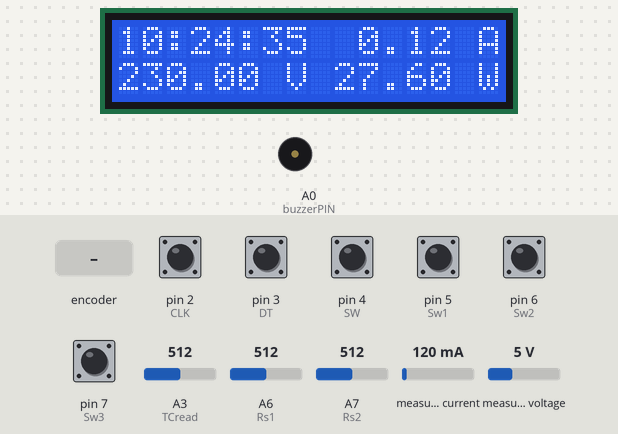
A sketch run on a simulated Arduino Nano, built with avr-gcc and run on an emulated ATmega328P. On the bench: 16×2 character LCD, buzzer (waves = sounding). Inputs (shaded band) come from the test bench; at power-on: pin 2 (CLK), pin 3 (DT), pin 4 (SW) HIGH, pin 5 (Sw1), pin 6 (Sw2), pin 7 (Sw3) LOW, A3 (TCread) = 512, A6 (Rs1) = 512, A7 (Rs2) = 512, measured current 120 mA, measured voltage 5 V. The local clock reads 2024-03-15 10:24:30 at power-on unless the sketch sets it; EEPROM starts erased; what the sketch prints to the serial monitor is not drawn.

Above: at 6.05 s.
6.4 s: pin 4 (SW) pulled LOW for 0.4 s
At 9.1 s:
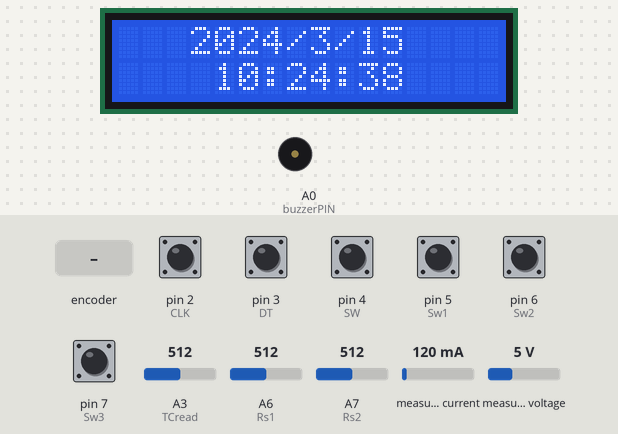
9.8 s: pin 3 (DT) pulled LOW for 0.4 s
At 11.3 s:
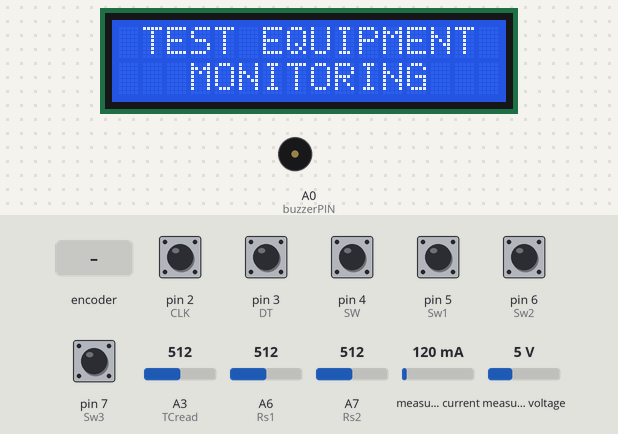
11.7 s: pin 4 (SW) pulled LOW for 1 s
At 13.5 s:
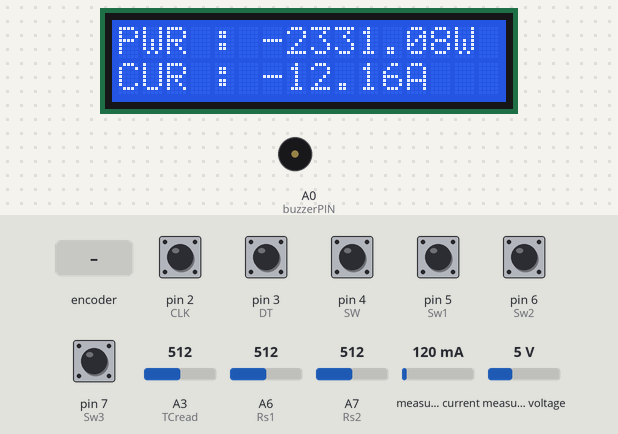
14.2 s: pin 4 (SW) pulled LOW for 0.4 s
At 14.8 s:
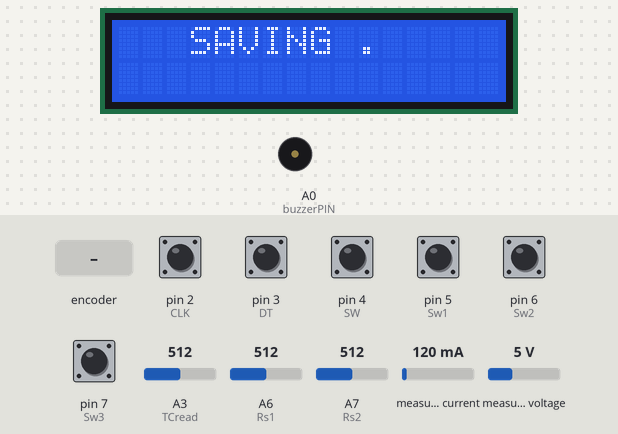
17.5 s: rotary encoder on pin 2 (CLK) / pin 3 (DT) turned 3 steps (first pin leading)
At 18.9 s:
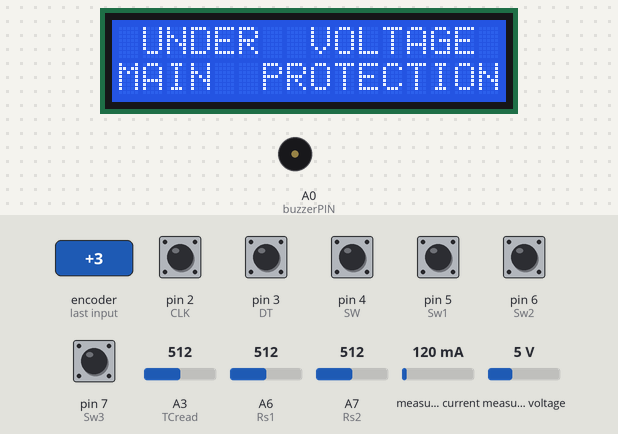
19.7 s: rotary encoder on pin 2 (CLK) / pin 3 (DT) turned 3 steps (first pin leading)
At 20.08 s:
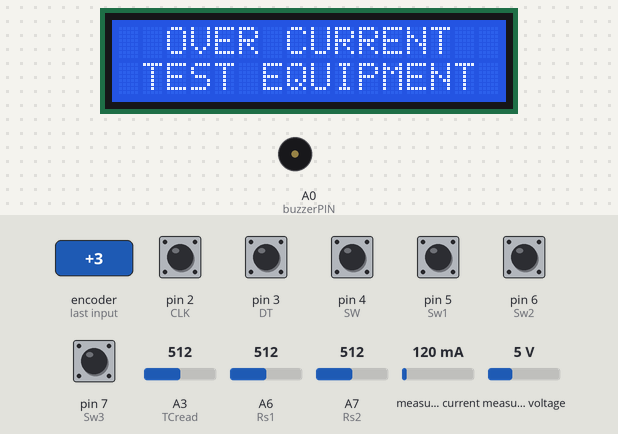
Timing chart, 0 to 22.7 s (numbered marks = the images above; inputs shaded):
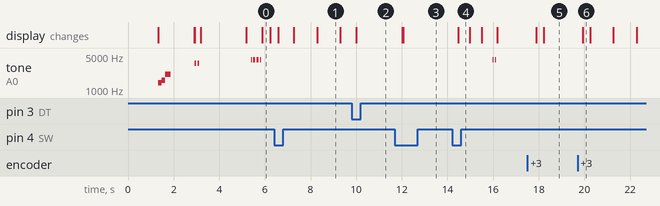

Measured:
- after the input at 6.4 s, the display: first changes after 0.18 s (image 1 shows a later state)
- after the input at 9.8 s, the display: changes after 0.21 s (image 2)
- after the input at 11.7 s, the display: first changes after 0.32 s (image 3 shows a later state)
- after the input at 14.2 s, tone on A0 (buzzerPIN): alternates 4186 Hz for 0.02 s and silent for 0.08 s, 4 changes in all, then stays silent, starting after 1.8 s; the display: changes after 0.27 s (image 4)
- after the input at 17.5 s, the display: first changes after 0.39 s (image 5 shows a later state)
- after the input at 19.7 s, the display: changes after 0.22 s (image 6)
- by itself, tone on A0 (buzzerPIN): plays 1397 Hz for 0.15 s, 1568 Hz for 0.15 s, 2093 Hz for 0.25 s, 3520 Hz for 0.06 s, 3520 Hz for 0.06 s, 4186 Hz for 0.02 s … (11 notes in this stretch)

The sketch:

sketch_feb24a.ino
```cpp
#include <EEPROM.h>
#include <LiquidCrystal_I2C.h>
#include <RTClib.h>
#include <Wire.h>
#include <TimeLib.h>
#include <DS1307RTC.h>
#include "EmonLib.h"             // Include Emon Library
EnergyMonitor emon1;             // Create an instance
#define SERIAL_OPTION 1
// simulated encoder
int CLK = 2;
int DT = 3;
int SW = 4;
const int Sw1 = 5;
const int Sw2 = 6;
const int Sw3 = 7;
const int Rs1 = A6;
const int Rs2 = A7;
// the number of the output pin
const int R1 =  8;
const int R2 =  9;
const int R3 =  10;
const int R4 =  11;
const int R5 =  12;
const int R6 =  13;
// Buzzer
const byte buzzerPIN = A0;
bool buzzerFlag = false;
bool buzzerFlag1 = false;
bool buzzerFlag2 = false;
bool buzzerFlag3 = false;
bool buzzerFlag4 = false;
bool buzzerFlag5 = false;
bool buzzerFlag6 = false;
// variables will change: for reading the pushbutton status
int Sw1State = 0;
int Sw2State = 0;
int Sw3State = 0;
int Rs1State = 0;
int Rs2State = 0;
int state = 0, Loadstate=0;
int state1 = 0, Loadstate1=0;
int state2 = 0, Loadstate2=0;
int state3 = 0, Loadstate3=0;
// Main Current reading
int MCread = A1;
double kilos = 0;
int peakPower = 0;
int RMSPower = 0;
double RMSCurrent = 0;
// Main Voltage reading
const int MVread = A2;
// Test Current reading
const int TCread = A3;
int Tsens = 185;
int Tadc= 00;
int Toffset = 2500;
double Tvolt = 00;
double Tcurr = 00;
double Twatt = 00;

int OCP,OVP,UVP,TOCP;
int mcur,mocp,movp,muvp,mtocp,mk,mpp;

LiquidCrystal_I2C lcd(0x27,16,2);
RTC_DS1307 rtc;

static int oldCLK = LOW;
static int oldDT = LOW;
int currb=HIGH,lastb=HIGH;

char buf[20];

int mode=0; // 0=normal, 1=setup
int menu=0; // 0=METER, 1=TEST, 2=OCP,3=OVP,4=UVP,5=TOCP 6=END

long mkwh = 999999;                                       // x will automatically hold 0F423F
byte mkwh1 = (byte) mkwh & 0x0000FF;                   //x1 will hold 3F
byte mkwh2 = (byte) (mkwh>>8) & 0x0000FF;          //x2 will hold 42
byte mkwh3 = (byte) (mkwh>>16) & 0x0000FF;

void setup()
{
  initsetting();
  loadsetting();
  lcd.init();
  lcd.backlight();
  rtc.begin();
  if (SERIAL_OPTION) Serial.begin(9600);
  emon1.voltage(MVread, 234.26, 1.7);  // Voltage: input pin, calibration, phase_shift
  emon1.current(MCread, 11.1);       // Current: input pin, calibration.
  emon1.calcVI(20,2000);         // Calculate all. No.of half wavelengths (crossings), time-out
   float realPower       = emon1.realPower;        //extract Real Power into variable
  float apparentPower   = emon1.apparentPower;    //extract Apparent Power into variable
  float powerFActor     = emon1.powerFactor;      //extract Power Factor into Variable
  float supplyVoltage   = emon1.Vrms;             //extract Vrms into Variable
  float Irms            = emon1.Irms;             //extract Irms into Variable
  delay(1000);
// initialize pin ouput:
  pinMode(R1, OUTPUT);
  pinMode(R2, OUTPUT);
  pinMode(R3, OUTPUT);
  pinMode(R4, OUTPUT);
  pinMode(R5, OUTPUT);
  pinMode(R6, OUTPUT);
// initialize pin reading:
  pinMode(MCread,INPUT);
  pinMode(MVread,INPUT);
  pinMode(TCread,INPUT);
// initialize the pushbutton pin as an input:
  pinMode(Sw1, INPUT);
  pinMode(Sw2, INPUT);
  pinMode(Sw3, INPUT);
  pinMode(Rs1, INPUT);
  pinMode(Rs2, INPUT);
// initialize Encoder pin as an input:
  pinMode(CLK, INPUT_PULLUP);
  pinMode(DT, INPUT_PULLUP);
  pinMode(SW, INPUT_PULLUP);
  attachInterrupt(digitalPinToInterrupt(DT), rotdial, CHANGE);
// welcome action
  lcd.setCursor(0,0);
  lcd.print("   XP-8003PLC   ");
  lcd.setCursor(0,1);
  lcd.print("PROG. LOGIC CTRL");
  delay(10);
  tone(buzzerPIN, 1397, 200);
  delay(150);
  tone(buzzerPIN, 1568, 200);
  delay(150);
  tone(buzzerPIN, 2093, 300);
  delay(250);
  noTone(buzzerPIN);
  delay(1000);
  lcd.clear();
// POWER ON SELF TEST SEQUENCES
  lcd.setCursor(0,0);
  lcd.print("   INITIALIZE   ");


  delay(1);
// Test Current Reading
  Tadc = analogRead(TCread);
  Tvolt = (Tadc / 1024.0) * 500;
  Tcurr = ((Tvolt - Toffset) / Tsens);
  Twatt = (Tcurr*emon1.Vrms/1.2);
  delay(1);
// Main Current Protection
  if (emon1.Irms > OCP){
  digitalWrite(R4, LOW);
  lcd.setCursor(0,1);
  lcd.print(" MAIN  OVERLOAD ");
  lcd.setCursor(0,0);
  lcd.print("!!   ");
  lcd.print(emon1.Irms);
  lcd.print(" A  !! ");
  Rs1Wait(Rs1State);
  }else {
    lcd.setCursor(0,1);
    digitalWrite(R4, HIGH);
    }
// Main Voltage Protection
  if (emon1.Vrms > UVP && emon1.Vrms < OVP){
  lcd.setCursor(0,1);
  lcd.print("   BOOTING.     ");
  digitalWrite(R4, HIGH);
  delay(1000);
  }else {
      digitalWrite(R4, LOW);
      lcd.setCursor(0,1);
      lcd.print("  MAIN VOLTAGE  ");
      lcd.setCursor(0,0);
      lcd.print("!!  ");
      lcd.print(emon1.Vrms);
      lcd.print(" V  !!");
      Rs1Wait(Rs1State);
    }
 // Main Current Protection 2
  if (emon1.Irms > OCP){
  digitalWrite(R4, LOW);
  digitalWrite(R5, LOW);
  lcd.setCursor(0,1);
  lcd.print(" MAIN  OVERLOAD ");
  lcd.setCursor(0,0);
  lcd.print("!!   ");
  lcd.print(emon1.Irms);
  lcd.print(" A  !! ");
  Rs1Wait(Rs1State);
  }else {
    lcd.setCursor(0,1);
    digitalWrite(R4, HIGH);
    digitalWrite(R5, HIGH);
    }
// Main Voltage Protection 2
  if (emon1.Vrms > UVP && emon1.Vrms < OVP){
  lcd.setCursor(0,1);
  lcd.print("   BOOTING..    ");
  digitalWrite(R4, HIGH);
  digitalWrite(R5, HIGH);
  delay(1000);
  }else {
      digitalWrite(R4, LOW);
      digitalWrite(R5, LOW);
      lcd.setCursor(0,1);
      lcd.print("  MAIN VOLTAGE  ");
      lcd.setCursor(0,0);
      lcd.print("!!  ");
      lcd.print(emon1.Vrms);
      lcd.print(" V  !!");
      Rs1Wait(Rs1State);
    }
// Test Current Protection
  if (Tcurr > TOCP){
  digitalWrite(R6, LOW);
  lcd.setCursor(0,1);
  lcd.print(" TEST  OVERLOAD ");
  lcd.setCursor(0,0);
  lcd.print("!!  ");
  lcd.print(Tcurr);
  lcd.print("  A  !!   ");
  Rs2Wait(Rs2State);
  }
  else {
      lcd.setCursor(0,1);
      lcd.print("   BOOTING...   ");
      digitalWrite(R6, HIGH);
      delay(2000);
    }
  lcd.clear();
}
void loop()
{
  Sw1State = digitalRead(Sw1);
  Sw2State = digitalRead(Sw2);
  Sw3State = digitalRead(Sw3);
  Rs1State = analogRead(A6) < 100 ? 0 : 1;
  Rs2State = analogRead(A7) < 100 ? 0 : 1;

  DateTime now = rtc.now();
  emon1.calcVI(20,2000);         // Calculate all. No.of half wavelengths (crossings), time-out


  float realPower       = emon1.realPower;        //extract Real Power into variable
  float apparentPower   = emon1.apparentPower;    //extract Apparent Power into variable
  float powerFActor     = emon1.powerFactor;      //extract Power Factor into Variable
  float supplyVoltage   = emon1.Vrms;             //extract Vrms into Variable
  float Irms            = emon1.Irms;             //extract Irms into Variable

  currb=debounceButton(currb);

  if (mode==0 && currb==LOW && lastb==HIGH) {
    lcd.clear(); mode=1; mcur=0; mocp=OCP; movp=OVP; muvp=UVP; mtocp=TOCP;
  }
  else if (mode==1 && currb==LOW && lastb==HIGH && mcur!=6) {
    lcd.clear(); mode=2; menu=mcur; mk=mkwh; mpp=peakPower;
  }
  else if (mode==1 && currb==LOW && lastb==HIGH && mcur==6) {
    mode=0;
    lcd.clear();
  }
  else if (mode==2 && currb==LOW && lastb==HIGH) {
        lcd.clear();
    lcd.setCursor(0,0); sprintf(buf,"   SAVING ."); lcd.print(buf); delay(500);
    lcd.setCursor(0,0); sprintf(buf,"   SAVING .."); lcd.print(buf); delay(500);
    lcd.setCursor(0,0); sprintf(buf,"   SAVING ..."); lcd.print(buf); delay(500);
        tone(buzzerPIN, 4186, 20);
        delay(100);
        tone(buzzerPIN, 4186, 20);
        delay(50);
        noTone(buzzerPIN);
    savesetting();
    lcd.clear(); mode=1;
  }
//
 if (emon1.apparentPower > peakPower)
  {
    peakPower = emon1.apparentPower;
  }
  kilos = kilos + (emon1.apparentPower * (2.05/60/60/1000));    //Calculate kilowatt hours used
  mkwh = kilos * 1000;
// Test Current Reading
  Tadc = analogRead(TCread);
  Tvolt = (Tadc / 1024.0) * 500;
  Tcurr = ((Tvolt - Toffset) / Tsens);
  Twatt = (Tcurr*emon1.Vrms/1.2);
  delay(1);
// Main Current Protection
  if (emon1.Irms > OCP){
  digitalWrite(R4, LOW);
  digitalWrite(R5, LOW);
  lcd.setCursor(0,1);
  lcd.print(" MAIN  OVERLOAD ");
  lcd.setCursor(0,0);
  lcd.print("!!   ");
  lcd.print(emon1.Irms);
  lcd.print(" A  !! ");
  Serial.print(" MAIN  OVERLOAD ");
  Rs1Wait(Rs1State);
  }else {
    digitalWrite(R4, HIGH);
    digitalWrite(R5, HIGH);
    }
// Main Voltage Protection
  if (emon1.Vrms > UVP ){ //&& emon1.Vrms < OVP
  digitalWrite(R4, HIGH);
  digitalWrite(R5, HIGH);
  }else {
    digitalWrite(R4, LOW);
    digitalWrite(R5, LOW);
      lcd.setCursor(0,1);
      lcd.print("  MAIN VOLTAGE  ");
      lcd.setCursor(0,0);
      lcd.print("!!  ");
      lcd.print(emon1.Vrms);
      lcd.print(" V  !!");
      Serial.print(" MAIN  VOLTAGE ");
      Rs1Wait(Rs1State);
    }
// Test Current Protection
  if (Tcurr > TOCP){
  digitalWrite(R6, LOW);
  lcd.setCursor(0,1);
  lcd.print(" TEST  OVERLOAD ");
  lcd.setCursor(0,0);
  lcd.print("!!  ");
  lcd.print(Tcurr);
  lcd.print("  A  !!   ");
    Serial.print(" TEST  OVERLOAD ");
  Rs2Wait(Rs2State);
  }
  else {
    digitalWrite(R6, HIGH);
    }
// Button 1 Function
  if (state1 == 0 && Sw1State == HIGH) {                       // turn ON Output 1:
    state1 = 1;
    Loadstate1=!Loadstate1;
  }
  if (state1 == 1 && Sw1State == LOW) {
    state1 = 0;
  }
   if (Loadstate1==HIGH){
    digitalWrite(R1, HIGH);
    if (buzzerFlag1 == false ) {
        tone(buzzerPIN, 3520, 60);
        delay(50);
        noTone(buzzerPIN);
        buzzerFlag = false;
        buzzerFlag1 = true;
        }
    }
    else{                                                       // turn OFF Output 1:
    digitalWrite(R1, LOW);
    if (buzzerFlag == false ) {
        tone(buzzerPIN, 4186, 20);
        delay(100);
        tone(buzzerPIN, 4186, 20);
        delay(50);
        noTone(buzzerPIN);
        buzzerFlag1 = false;
        buzzerFlag = true;
        }
    }
// Button 2 Function
  if (state2 == 0 && Sw2State == HIGH) {                       // turn ON Output 2:
    state2 = 1;
    Loadstate2=!Loadstate2;
  }
  if (state2 == 1 && Sw2State == LOW) {
    state2 = 0;
  }
   if (Loadstate2==HIGH){
    digitalWrite(R2, HIGH);
    if (buzzerFlag3 == false ) {
        tone(buzzerPIN, 3520, 60);
        delay(50);
        noTone(buzzerPIN);
        buzzerFlag2 = false;
        buzzerFlag3 = true;
        }
    }
    else{                                                       // turn OFF Output 2:
    digitalWrite(R2, LOW);
    if (buzzerFlag2 == false ) {
        tone(buzzerPIN, 4186, 20);
        delay(100);
        tone(buzzerPIN, 4186, 20);
        delay(50);
        noTone(buzzerPIN);
        buzzerFlag3 = false;
        buzzerFlag2 = true;
        }
    }
// Button 3 Function
  if (state3 == 0 && Sw3State == HIGH) {                       // turn ON Output 3:
    state3 = 1;
    Loadstate3=!Loadstate3;
  }
  if (state3 == 1 && Sw3State == LOW) {
    state3 = 0;
  }
   if (Loadstate3==HIGH){
    digitalWrite(R3, HIGH);
    if (buzzerFlag5 == false ) {
        tone(buzzerPIN, 3520, 60);
        delay(50);
        noTone(buzzerPIN);
        buzzerFlag4 = false;
        buzzerFlag5 = true;
        }
    }
    else{                                                       // turn OFF Output 3:
    digitalWrite(R3, LOW);
    if (buzzerFlag4 == false ) {
        tone(buzzerPIN, 4186, 20);
        delay(100);
        tone(buzzerPIN, 4186, 20);
        delay(50);
        noTone(buzzerPIN);
        buzzerFlag5 = false;
        buzzerFlag4 = true;
        }
    }
//
  lcdshow();
  lastb=currb;
//
    if (SERIAL_OPTION) {

    Serial.print(now.year()); Serial.print("/");
    Serial.print(now.month()); Serial.print("/");
    Serial.print(now.day()); Serial.print(" ");
    Serial.print(now.hour()); Serial.print(":");
    Serial.print(now.minute()); Serial.print(":");
    Serial.print(now.second()); Serial.print("\n");
    Serial.print("A: ");
    Serial.println(emon1.Irms);
    Serial.print("W: ");
    Serial.println(emon1.apparentPower);
    Serial.print("kwh: ");
    Serial.println(kilos);
    Serial.print("Wp: ");
    Serial.println(peakPower);
    Serial.print("Voltage: ");
    Serial.println(emon1.Vrms);
    Serial.print("T-ADC = " );
    Serial.print(Tadc);
    Serial.print(" T-mV = ");
    Serial.print(Tvolt,3);
    Serial.print(" T-A = ");
    Serial.println(Tcurr,3);
    Serial.print(" OCP = ");
    Serial.println(OCP);
    Serial.print(" OVP = ");
    Serial.println(OVP);
    Serial.print(" UVP = ");
    Serial.println(UVP);
    Serial.print(" TOCP = ");
    Serial.println(TOCP);
    emon1.serialprint();           // Print out all variables (realpower, apparent power, Vrms, Irms, power factor)
    delay(1);
      }
}
// end loop


boolean debounceButton(boolean state){
  boolean stateNow=digitalRead(SW);
  if (state!=stateNow) {
    delay(10);
    stateNow=digitalRead(SW);
  }
  return stateNow;
}

void lcdshow(){
      if (mode==0) {
     DateTime now = rtc.now();
     lcd.setCursor(0,0);
     lcd.print(now.hour()); lcd.print(":"); lcd.print(now.minute()); lcd.print(":"); lcd.print(now.second()); lcd.print(" ");
     lcd.setCursor(8,0);
     lcd.print("  ");
     lcd.setCursor(0,1);
     lcd.print(emon1.Vrms);
     lcd.setCursor(6,1);
     lcd.print(" V  ");
     lcd.setCursor(10,0);
     lcd.print(emon1.Irms);
     lcd.print(" A ");
     lcd.setCursor(9,1);
     lcd.print(emon1.apparentPower);
     lcd.setCursor(14,1);
     lcd.print(" W");
  }
  if (mode==1 && mcur==0){
     DateTime now = rtc.now();
    lcd.setCursor(0,1);
    lcd.print(("    ")); lcd.print(now.hour()); lcd.print(":"); lcd.print(now.minute()); lcd.print(":"); lcd.print(now.second()); lcd.print("     ");
    lcd.setCursor(0,0);
    lcd.print(("   ")); lcd.print(now.year()); lcd.print("/"); lcd.print(now.month()); lcd.print("/"); lcd.print(now.day()); lcd.print("    ");
  }
    if (mode==1 && mcur==1){
    lcd.setCursor(0,0);
    sprintf(buf," TEST EQUIPMENT ");
    lcd.print(buf);
    lcd.setCursor(0,1);
    sprintf(buf,"   MONITORING   ",mcur==1?'>':' ');
    lcd.print(buf);
  }
    if (mode==1 && mcur==2){
    lcd.setCursor(0,0);
    sprintf(buf,"  OVER CURRENT  ");
    lcd.print(buf);
    lcd.setCursor(0,1);
    sprintf(buf,"MAIN  PROTECTION",mcur==2?'>':' ');
    lcd.print(buf);
  }
    if (mode==1 && mcur==3){
    lcd.setCursor(0,0);
    sprintf(buf,"  OVER VOLTAGE  ");
    lcd.print(buf);
    lcd.setCursor(0,1);
    sprintf(buf,"MAIN  PROTECTION",mcur==3?'>':' ');
    lcd.print(buf);
  }
    if (mode==1 && mcur==4){
    lcd.setCursor(0,0);
    sprintf(buf," UNDER  VOLTAGE ");
    lcd.print(buf);
    lcd.setCursor(0,1);
    sprintf(buf,"MAIN  PROTECTION",mcur==4?'>':' ');
    lcd.print(buf);
  }
    if (mode==1 && mcur==5){
    lcd.setCursor(0,0);
    sprintf(buf,"  OVER CURRENT  ");
    lcd.print(buf);
    lcd.setCursor(0,1);
    sprintf(buf," TEST EQUIPMENT ",mcur==5?'>':' ');
    lcd.print(buf);
  }
    if (mode==1 && mcur==6){
    lcd.setCursor(0,0);
    sprintf(buf,"      EXIT      ");
    lcd.print(buf);
    lcd.setCursor(0,1);
    sprintf(buf,"    SETTINGS     ",mcur==6?'>':' ');
    lcd.print(buf);
  }
  if (mode==2){
    switch (menu) {
      case 0:
        lcd.setCursor(0,0);
        lcd.print(emon1.Irms);
        lcd.print(" A  ");
        lcd.setCursor(9,0);
        lcd.print(emon1.apparentPower);
        lcd.print(" W    ");
        lcd.setCursor(0,1);
        sprintf(buf,"%3d",mkwh);
        lcd.print(buf);
        lcd.print(" Wh  ");
        lcd.setCursor(9,1);
        sprintf(buf,"%3d Wp  ",peakPower);
        lcd.print(buf);
        return;
      case 1:
        lcd.setCursor(0,0);
        lcd.print("PWR : ");
        lcd.print(Twatt);
        lcd.print("W     ");
        lcd.setCursor(0,1);
        lcd.print("CUR : ");
        lcd.print(Tcurr);
        lcd.print("A     ");
        break;
      case 2:
        lcd.setCursor(0,0);
        sprintf(buf,"   OCP  LIMIT  ");
        lcd.print(buf);
        lcd.setCursor(0,1);
        sprintf(buf," CURRENT: %3d A",mocp);
        lcd.print(buf);
        break;
      case 3:
        lcd.setCursor(0,0);
        sprintf(buf,"   OVP  LIMIT");
        lcd.print(buf);
        lcd.setCursor(0,1);
        sprintf(buf," VOLTAGE: %3d V",movp);
        lcd.print(buf);
        break;
      case 4:
        lcd.setCursor(0,0);
        sprintf(buf,"   UVP  LIMIT");
        lcd.print(buf);
        lcd.setCursor(0,1);
        sprintf(buf," VOLTAGE: %3d V",muvp);
        lcd.print(buf);
        break;
      case 5:
        lcd.setCursor(0,0);
        sprintf(buf," TEST OCP LIMIT");
        lcd.print(buf);
        lcd.setCursor(0,1);
        sprintf(buf," CURRENT: %3d A",mtocp);
        lcd.print(buf);
        break;
    }
  }
}

void loadsetting(){
  peakPower=EEPROM.read(1);
  OCP=EEPROM.read(2);
  OVP=EEPROM.read(3);
  UVP=EEPROM.read(4);
  TOCP=EEPROM.read(5);
//  byte value =EEPROM.read(6);
//  mkwh=EEPROM.read(6);
}
void initsetting(){
  if (EEPROM.read(0)!=101) {
    EEPROM.update(0,101);
    EEPROM.update(1,0);
    EEPROM.update(2,30);
    EEPROM.update(3,220);
    EEPROM.update(4,140);
    EEPROM.update(5,30);
  //  EEPROM.update(6,0);
 //   EEPROM.update(7,0);
 //   EEPROM.update(8,0);
  }
}
void savesetting(){
  peakPower=mpp; EEPROM.update(1,peakPower);
  OCP=mocp; EEPROM.update(2,OCP);
  OVP=movp; EEPROM.update(3,OVP);
  UVP=muvp; EEPROM.update(4,UVP);
  TOCP=mtocp; EEPROM.update(5,TOCP);
//  mkwh=mk; EEPROM.update(0x0006,mkwh1);
//  mkwh=mk; EEPROM.update(0x0007,mkwh2);
//  mkwh=mk; EEPROM.update(0x0008,mkwh3);
}

void rotdial() {
  if (mode==0) return;

  int direct = 0;
  int newCLK = digitalRead(CLK);
  int newDT = digitalRead(DT);
  if (newCLK != oldCLK) {
    if (oldCLK == LOW) {
      direct = -1*(oldDT * 2 - 1);
    }
  }
  oldCLK = newCLK;
  oldDT = newDT;

  if (mode==1) {
    mcur+=direct; if (mcur>6) mcur=0; if (mcur<0) mcur=6; return;
  }

  switch (menu) {
      case 0: mk+=0.01*direct; if (mk>255) mk=0.00; if(mk<0.00) mk=255;break;
      case 1: mpp+=1*direct; if (mpp>255) mpp=0; if(mpp<0) mpp=255;break;
      case 2: mocp+=1*direct; if (mocp>30) mocp=0; if(mocp<0) mocp=30;break;
      case 3: movp+=1*direct; if (movp>255) movp=0; if(movp<0) movp=255;break;
      case 4: muvp+=1*direct; if (muvp>255) muvp=0; if(muvp<0) muvp=255;break;
      case 5: mtocp+=1*direct; if (mtocp>30) mtocp=0; if(mtocp<0) mtocp=30;break;
  }
}

void Rs1Wait(int Rs1State){
  int Rs1S = 0;
  while(1){
    Rs1S = analogRead(A6) < 100 ? 0 : 1;
      tone(A0, 3520, 60);
      delay(100);
      noTone(A0);
    if (Rs1S == HIGH) {
      lcd.clear();
      return;
    }
  }
}

void Rs2Wait(int Rs2State){
  int Rs2S = 0;
  while(1){
      tone(A0, 3520, 60);
      delay(500);
      noTone(A0);
    Rs2S = analogRead(A7) < 100 ? 0 : 1;
    if (Rs2S == HIGH) {
      lcd.clear();
      return;
    }
  }
}
```
